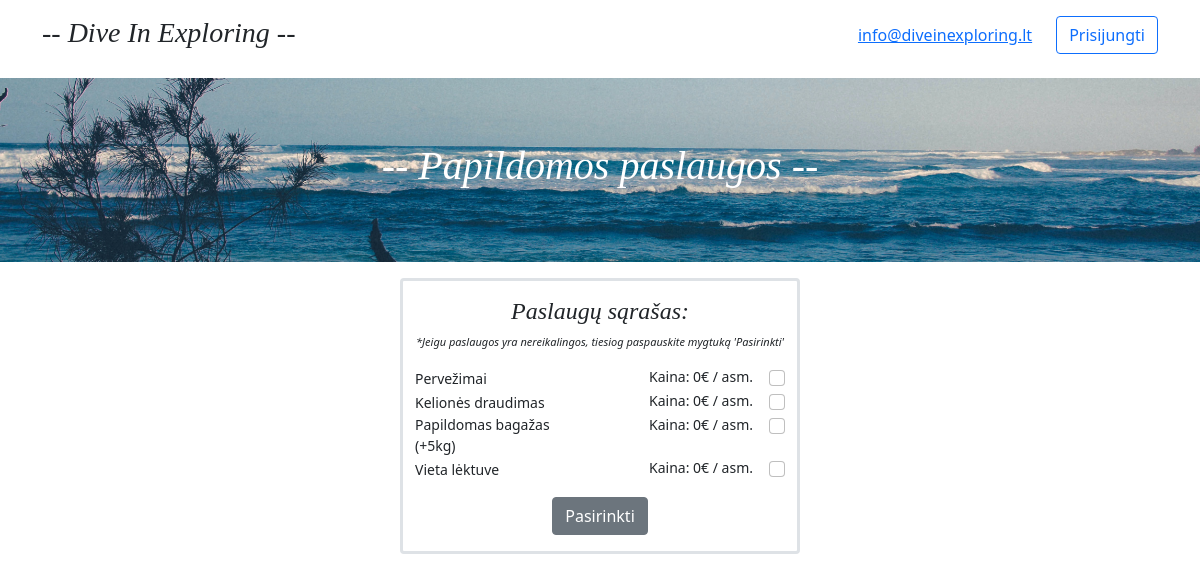
The page /papildomos_paslaugos.php on the database as committed earlier.
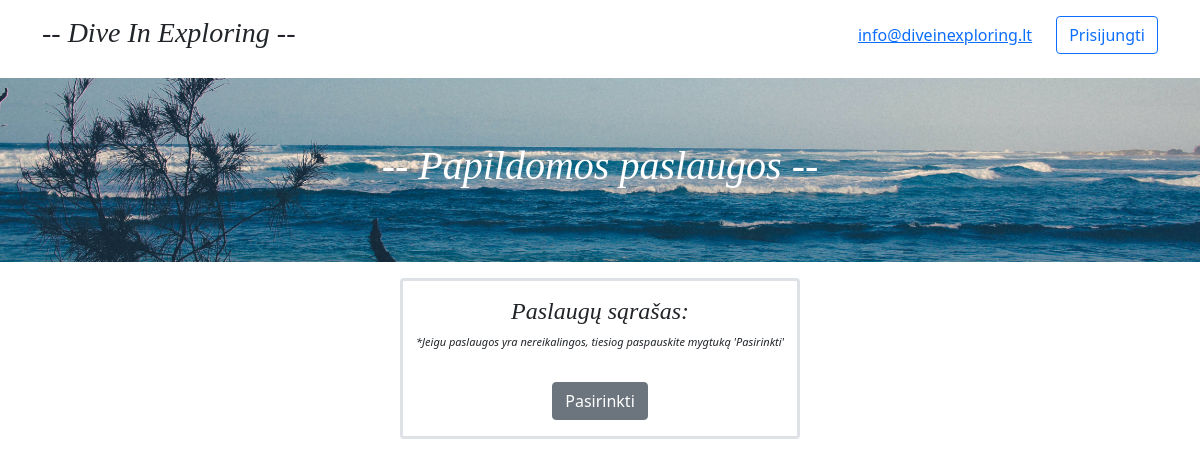
The same page on the database as committed later.
### tables this page shows
CREATE TABLE `paslaugos` (
  `paslaugosid` int(11) NOT NULL AUTO_INCREMENT,
  `pavadinimas` varchar(32) NOT NULL,
  `kaina` double NOT NULL,
  PRIMARY KEY (`paslaugosid`)
);

### papildomos_paslaugos.php (the view, shortened to what this page needs)
<?php
require_once 'sesija.php';
$keleiviu_skaicius = $_POST['keleiviu_skaicius'];
$sql = "SELECT * FROM paslaugos";
$paslaugos = $conn->query($sql);
?>
<!doctype html>
<html lang="en">
  <head>
    <link href="https://cdn.jsdelivr.net/npm/bootstrap@5.1.3/dist/css/bootstrap.min.css" rel="stylesheet">
	<link href="stilius.css" rel="stylesheet">
  </head>
  <body>
<div class="container mt-3">
	<div class="row">
		<div class="col-12 col-sm-12 col-md-12 col-lg-4 fst-italic text-center text-sm-center text-md-center text-lg-start">
			<a href="https://if180029.mokslas.vdu.lt" class="text-decoration-none text-dark"><h3>-- Dive In Exploring --</h3></a>
		</div>
		<div class="col-12 col-sm-12 col-md-12 col-lg-8 d-flex justify-content-end">
			<div class="row d-flex justify-content-end" style="width:100%">
				<div class="col-12 col-sm-12 col-md-12 col-lg-auto mb-3 align-self-center d-flex justify-content-center">
					<a class="" href="mailto:info@diveinexploring.lt">info@diveinexploring.lt</a>
				</div>
				<div class="col-12 col-sm-12 col-md-12 col-lg-auto mb-3 d-flex justify-content-center">
				  <?php
				  if(!isset($_SESSION['vartid'])){
					  echo "<a class='btn btn-outline-primary' href='prisijungimas.php'>Prisijungti</a>";}
					else{
					  echo "<a href='nario_paskyra.php' class='text-decoration-none link-secondary'>Narys</a>";}
				  ?>
				</div>
			</div>
		</div>
	</div>
</div>
<div class="container-fluid fonas mt-2 pb-5 pt-5">
	<div class="row pt-3 pb-3">
		<div class="col text-white fst-italic d-flex justify-content-center">
			<h1>
			-- Papildomos paslaugos --
			</h1>
		</div>
	</div>
</div>
<div class="container border border-3 rounded mt-3 col-md-4 col-10">
		<h4 class="row fst-italic d-flex justify-content-center pt-3">Paslaugų sąrašas:</h4>
		<span class="row fst-italic d-flex justify-content-center pb-3" style="font-size:11px">*Jeigu paslaugos yra nereikalingos, tiesiog paspauskite mygtuką 'Pasirinkti'</span>
		<form action="pasirinkta_kelione.php" method="post">
			<?php
				if($paslaugos->num_rows > 0){
					while ($row = $paslaugos->fetch_assoc()) {
						echo'
						<div class="row">
							<div class="col d-inline float-start">
								<label class="form-check-label" for="flexCheckDefault ">'.$row['pavadinimas'].'</label>
							</div>
							<div class="col d-inline float-end" >
								<input class="form-check-input float-end ms-3" value="'.$row['paslaugosid'].'" name="paslaugos[]" type="checkbox" id="flexCheckDefault">
								<label class="form-check-label float-end" for="flexCheckDefault">Kaina: '.$row['kaina']*$keleiviu_skaicius.'€ / '.$keleiviu_skaicius.'asm.</label>
							</div>
						</div>
						';
					}
				}
			?>
			<div class="col-auto d-flex justify-content-center pt-3 pb-3">
				<button class="btn btn-secondary" type="submit">Pasirinkti</button>
			</div>
		</form>
</div>
  </body>
</html>

### stilius.css (style rules this page uses)
h1, h2, h3, h4, h5, h6 { font-family: "Playfair Display", Georgia, "Times New Roman", serif ; }
.fonas { background-image: url('../paveikslai/fonas.jpg'); background-size: cover; background-position: center; }
label { font-size: 14px; }

Rows that differ between the two databases and show on the page:
removed paslaugos: pavadinimas "Pervežimai", $row['kaina']*$keleiviu_skaicius "0"
removed paslaugos: pavadinimas "Kelionės draudimas", $row['kaina']*$keleiviu_skaicius "0"
removed paslaugos: pavadinimas "Papildomas bagažas (+5kg)", $row['kaina']*$keleiviu_skaicius "0"
removed paslaugos: pavadinimas "Vieta lėktuve", $row['kaina']*$keleiviu_skaicius "0"
